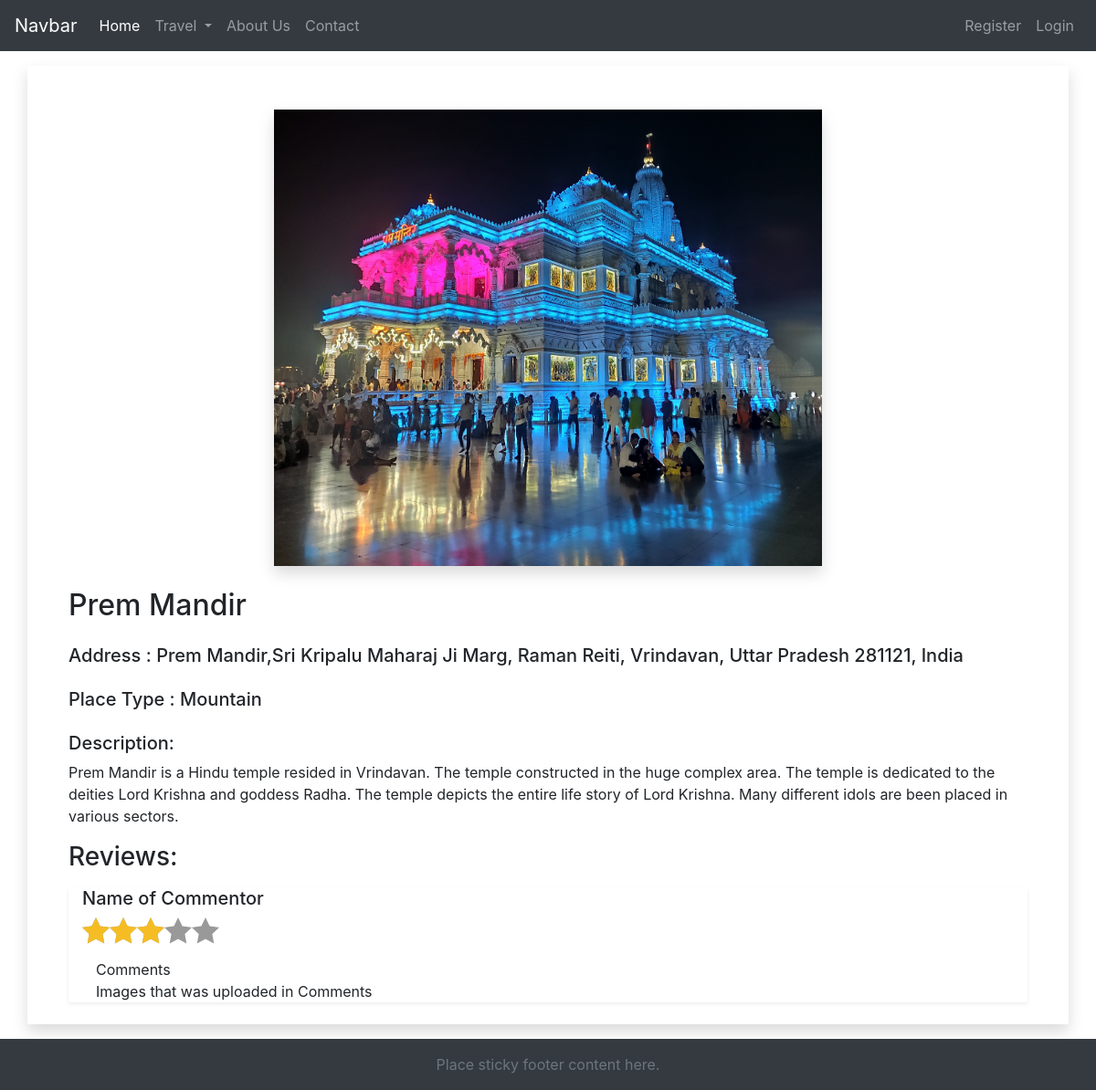
Page /viewPlace/7 on the committed database.
### accounts/models.py (models this page shows, shortened)
class Place(models.Model):
    place_id = models.AutoField(primary_key=True)
    place_type =models.CharField(max_length=40)
    name = models.CharField(max_length=40)
    description = models.TextField()
    address = models.TextField()
    images = models.ImageField(upload_to='images',default="")
    user = models.ForeignKey(CustomUser,models.SET_NULL,blank=True,null=True)

### accounts/views.py (the view, shortened to what this page needs)
# urls.py: path("viewPlace/<str:id>",views.viewPlace,name="viewPlace")
def viewPlace(request,id):
    myPlace = Place.objects.get(place_id=id)
    print(myPlace.place_id)
    print(request.user)
    return render(request,'viewPlace.html',{'myPlace':myPlace})

### accounts/templates/viewPlace.html (shortened to what this page needs)
{% extends 'base.html' %}
{% block body %}
<div class="container shadow">
    <div class="col-md-12 py-4 my-3">
        <div class="text-center container my-4 w-100">
            <img src="./../../media/{{myPlace.images}}" class="shadow img-fluid" style="height: 500px; width: 600px"
                alt="">
        </div>
        <div class="container">
            <h2 class="my-4">{{myPlace.name}}</h2>
            <h5 class="my-4">Address : {{myPlace.address}}</h5>
            <h5>Place Type : {{myPlace.place_type}}</h5>
            <p class="my-4"> <h5>Description:</h5>
                {{myPlace.description}}
            </p>
        </div>
        <div class="container-fluid">
            <h3 class="my-3">Reviews:</h3>
            <div class="shadow-sm container-fluid">
                <h5>Name of Commentor</h5>
                <p class="starability-result" data-rating="3"></p>
                <div class="container-fluid">Comments</div>
                <div class="container-fluid">
                    Images that was uploaded in Comments
                </div>
            </div>
        </div>
    </div>
</div>
{% endblock body %}

### static/css/rating.css (style rules this page uses)
.starability-result { position: relative; width: 150px; height: 30px; font-size: 0.1em; color: transparent; }
.starability-result:after { content: ' '; position: absolute; left: 0; height: 30px; background-position: 0 -30px; }
.starability-result[data-rating="3"]::after { width: 90px; }

### rows in the picture
Place: images (picture), name "Prem Mandir", address "Prem Mandir,Sri Kripalu Maharaj Ji Marg, Raman Reiti, Vrindavan, Uttar Pradesh 281121, India", place_type "Mountain", description "Prem Mandir is a Hindu temple resided in Vrindavan. The temple constructed in the huge complex area. The temple is dedicated to the deities Lord Krishna and goddess Radha. The temple depicts the entire life story of Lord Krishna. Many different idols are been placed in various sectors."
